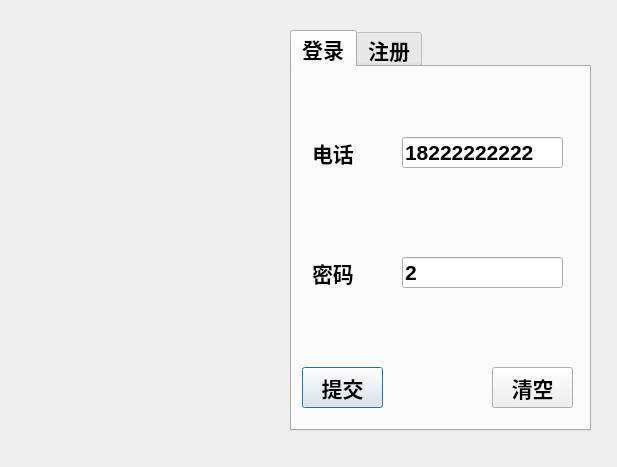
<?xml version="1.0" encoding="UTF-8"?>
<ui version="4.0">
 <class>login_dialog</class>
 <widget class="QDialog" name="login_dialog">
  <property name="geometry">
   <rect>
    <x>0</x>
    <y>0</y>
    <width>617</width>
    <height>467</height>
   </rect>
  </property>
  <property name="minimumSize">
   <size>
    <width>617</width>
    <height>467</height>
   </size>
  </property>
  <property name="maximumSize">
   <size>
    <width>617</width>
    <height>467</height>
   </size>
  </property>
  <property name="windowTitle">
   <string>Dialog</string>
  </property>
  <widget class="QTabWidget" name="tabWidget">
   <property name="geometry">
    <rect>
     <x>290</x>
     <y>30</y>
     <width>301</width>
     <height>401</height>
    </rect>
   </property>
   <property name="font">
    <font>
     <pointsize>16</pointsize>
     <weight>75</weight>
     <bold>true</bold>
    </font>
   </property>
   <property name="currentIndex">
    <number>0</number>
   </property>
   <widget class="QWidget" name="page_1">
    <attribute name="title">
     <string>登录</string>
    </attribute>
    <widget class="QLabel" name="lb_login_tel">
     <property name="geometry">
      <rect>
       <x>20</x>
       <y>70</y>
       <width>81</width>
       <height>31</height>
      </rect>
     </property>
     <property name="font">
      <font>
       <pointsize>16</pointsize>
       <weight>75</weight>
       <bold>true</bold>
      </font>
     </property>
     <property name="text">
      <string>电话</string>
     </property>
    </widget>
    <widget class="QLabel" name="lb_login_password">
     <property name="geometry">
      <rect>
       <x>20</x>
       <y>190</y>
       <width>81</width>
       <height>31</height>
      </rect>
     </property>
     <property name="font">
      <font>
       <pointsize>16</pointsize>
       <weight>75</weight>
       <bold>true</bold>
      </font>
     </property>
     <property name="text">
      <string>密码</string>
     </property>
    </widget>
    <widget class="QLineEdit" name="le_login_tel">
     <property name="geometry">
      <rect>
       <x>110</x>
       <y>70</y>
       <width>161</width>
       <height>31</height>
      </rect>
     </property>
     <property name="text">
      <string>18222222222</string>
     </property>
    </widget>
    <widget class="QLineEdit" name="le_login_password">
     <property name="geometry">
      <rect>
       <x>110</x>
       <y>190</y>
       <width>161</width>
       <height>31</height>
      </rect>
     </property>
     <property name="text">
      <string>2</string>
     </property>
    </widget>
    <widget class="QPushButton" name="pb_login">
     <property name="geometry">
      <rect>
       <x>10</x>
       <y>300</y>
       <width>81</width>
       <height>41</height>
      </rect>
     </property>
     <property name="font">
      <font>
       <pointsize>16</pointsize>
       <weight>75</weight>
       <bold>true</bold>
      </font>
     </property>
     <property name="text">
      <string>提交</string>
     </property>
    </widget>
    <widget class="QPushButton" name="pb_login_eixt">
     <property name="geometry">
      <rect>
       <x>200</x>
       <y>300</y>
       <width>81</width>
       <height>41</height>
      </rect>
     </property>
     <property name="font">
      <font>
       <pointsize>16</pointsize>
       <weight>75</weight>
       <bold>true</bold>
      </font>
     </property>
     <property name="text">
      <string>清空</string>
     </property>
    </widget>
   </widget>
   <widget class="QWidget" name="page_2">
    <attribute name="title">
     <string>注册</string>
    </attribute>
    <widget class="QLabel" name="lb_register_tel">
     <property name="geometry">
      <rect>
       <x>10</x>
       <y>40</y>
       <width>81</width>
       <height>31</height>
      </rect>
     </property>
     <property name="text">
      <string>手机号</string>
     </property>
    </widget>
    <widget class="QLineEdit" name="le_register_tel">
     <property name="geometry">
      <rect>
       <x>120</x>
       <y>40</y>
       <width>161</width>
       <height>31</height>
      </rect>
     </property>
    </widget>
    <widget class="QLabel" name="lb_register_password">
     <property name="geometry">
      <rect>
       <x>10</x>
       <y>100</y>
       <width>81</width>
       <height>31</height>
      </rect>
     </property>
     <property name="text">
      <string>密码</string>
     </property>
    </widget>
    <widget class="QLabel" name="lb_regsiter_repeat_password">
     <property name="geometry">
      <rect>
       <x>10</x>
       <y>160</y>
       <width>91</width>
       <height>31</height>
      </rect>
     </property>
     <property name="text">
      <string>确认密码</string>
     </property>
    </widget>
    <widget class="QLabel" name="lb_register_user">
     <property name="geometry">
      <rect>
       <x>10</x>
       <y>220</y>
       <width>81</width>
       <height>31</height>
      </rect>
     </property>
     <property name="text">
      <string>用户名</string>
     </property>
    </widget>
    <widget class="QLineEdit" name="le_register_password">
     <property name="geometry">
      <rect>
       <x>120</x>
       <y>100</y>
       <width>161</width>
       <height>31</height>
      </rect>
     </property>
    </widget>
    <widget class="QLineEdit" name="le_register_repeat_password">
     <property name="geometry">
      <rect>
       <x>120</x>
       <y>160</y>
       <width>161</width>
       <height>31</height>
      </rect>
     </property>
    </widget>
    <widget class="QLineEdit" name="le_register_user">
     <property name="geometry">
      <rect>
       <x>120</x>
       <y>220</y>
       <width>161</width>
       <height>31</height>
      </rect>
     </property>
    </widget>
    <widget class="QPushButton" name="pb_register_exit">
     <property name="geometry">
      <rect>
       <x>200</x>
       <y>300</y>
       <width>81</width>
       <height>41</height>
      </rect>
     </property>
     <property name="font">
      <font>
       <pointsize>16</pointsize>
       <weight>75</weight>
       <bold>true</bold>
      </font>
     </property>
     <property name="text">
      <string>清空</string>
     </property>
    </widget>
    <widget class="QPushButton" name="pb_register">
     <property name="geometry">
      <rect>
       <x>10</x>
       <y>300</y>
       <width>81</width>
       <height>41</height>
      </rect>
     </property>
     <property name="font">
      <font>
       <pointsize>16</pointsize>
       <weight>75</weight>
       <bold>true</bold>
      </font>
     </property>
     <property name="text">
      <string>提交</string>
     </property>
    </widget>
   </widget>
  </widget>
  <widget class="QLabel" name="label">
   <property name="geometry">
    <rect>
     <x>-30</x>
     <y>-30</y>
     <width>301</width>
     <height>501</height>
    </rect>
   </property>
   <property name="text">
    <string/>
   </property>
   <property name="pixmap">
    <pixmap resource="source.qrc">:/resource/images/register.png</pixmap>
   </property>
   <property name="scaledContents">
    <bool>true</bool>
   </property>
  </widget>
 </widget>
 <resources>
  <include location="source.qrc"/>
 </resources>
 <connections/>
</ui>
